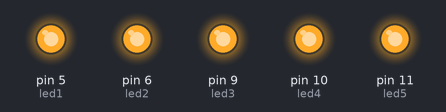
Simulated run of this sketch. Board: Arduino Uno, built with avr-gcc and run on an emulated ATmega328P. Parts: output pins drawn as LEDs (lit = HIGH).

Above: at 0.6 s.
At 2.4 s:
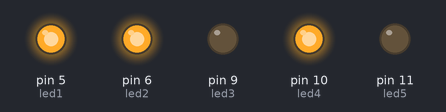
At 4.4 s:
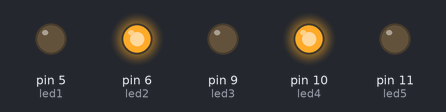
At 8.2 s:
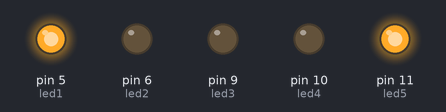
At 12.0 s:
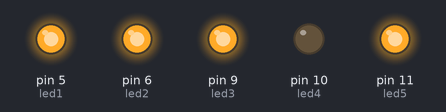
At 16.1 s:
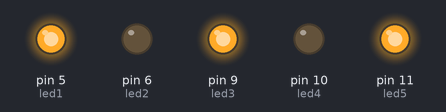
Timing chart, 0 to 16.4 s (numbered marks = the images above):
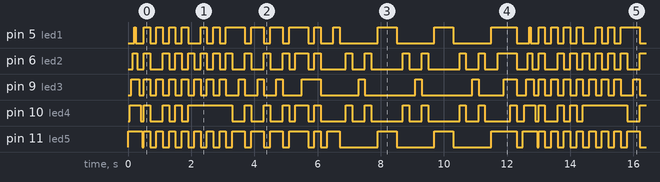

Measured:
- by itself, pin 5 (led1), pin 6 (led2), pin 9 (led3), pin 10 (led4), pin 11 (led5): moves between LOW and HIGH, repeating every 12.5 s
- by itself, everything shown: repeats every 12.5 s, in 66 steps

The sketch:

LEDs_patterns_1.ino
```cpp
/* This script demonstrates how to use LEDs with the Arduino.
There are 9 different patterns that the LEDs can perform. */


int led1 = 5;
int led2 = 6;
int led3 = 9;
int led4 = 10;
int led5 = 11;


void setup() {
  pinMode(led1, OUTPUT);
  pinMode(led2, OUTPUT);
  pinMode(led3, OUTPUT);
  pinMode(led4, OUTPUT);
  pinMode(led5, OUTPUT);
}


void loop() {
  sequence1();
  sequence2();
  sequence3();
  sequence4();
  sequence5();
  wavePattern();
  lastPattern();
  waveLoop();
  finalLoop();
}


// function to perform LEDs pattern 1
void sequence1() {
  for (int i = 5; i >= 1; i--) {
    digitalWrite(ledPin(i), HIGH);
    delay(50);
  }
  for (int i = 1; i <= 5; i++) {
    digitalWrite(ledPin(i), LOW);
    delay(50);
  }
}


// function to perform LEDs pattern 2
void sequence2() {
  all_LEDs(HIGH);
  delay(200);
  all_LEDs(LOW);
  delay(200);
}


// function to perform LEDs pattern 3
void sequence3() {
  for (int i = 0; i < 3; i++) {
    digitalWrite(led1, HIGH);
    digitalWrite(led2, LOW);
    digitalWrite(led3, HIGH);
    digitalWrite(led4, LOW);
    digitalWrite(led5, HIGH);
    delay(200);

    digitalWrite(led1, LOW);
    digitalWrite(led2, HIGH);
    digitalWrite(led3, LOW);
    digitalWrite(led4, HIGH);
    digitalWrite(led5, LOW);
    delay(200);
  }
}


// function to perform LEDs pattern 4
void sequence4() {
  for (int i = 0; i < 3; i++) {
    digitalWrite(led1, LOW);
    digitalWrite(led2, LOW);
    digitalWrite(led3, HIGH);
    digitalWrite(led4, HIGH);
    digitalWrite(led5, HIGH);
    delay(200);

    digitalWrite(led1, HIGH);
    digitalWrite(led2, HIGH);
    digitalWrite(led3, LOW);
    digitalWrite(led4, HIGH);
    digitalWrite(led5, LOW);
    delay(200);
  }
}


// function to perform LEDs pattern 5
void sequence5() {
  for (int i = 0; i < 3; i++) {
    digitalWrite(led1, HIGH);
    digitalWrite(led2, LOW);
    digitalWrite(led3, LOW);
    digitalWrite(led4, LOW);
    digitalWrite(led5, HIGH);
    delay(200);
    digitalWrite(led3, HIGH);
    delay(200);

    digitalWrite(led1, LOW);
    digitalWrite(led2, HIGH);
    digitalWrite(led3, LOW);
    digitalWrite(led4, HIGH);
    digitalWrite(led5, LOW);
    delay(200);
  }
}


// function to perform LEDs pattern 6
void wavePattern() {
  digitalWrite(led2, LOW);
  digitalWrite(led4, LOW);
  digitalWrite(led1, HIGH);
  digitalWrite(led5, HIGH);
  delay(200);
  digitalWrite(led2, HIGH);
  digitalWrite(led4, HIGH);
  delay(200);
  digitalWrite(led3, HIGH);
  delay(200);

  digitalWrite(led2, LOW);
  digitalWrite(led4, LOW);
  digitalWrite(led1, LOW);
  digitalWrite(led5, LOW);
  delay(200);
}


// function to perform LEDs pattern 7
void lastPattern() {
  all_LEDs(HIGH);
  delay(200);
  all_LEDs(LOW);
  delay(200);
}


// function to perform LEDs pattern 8
void waveLoop() {
  for (int i = 0; i < 3; i++) {
    digitalWrite(led5, HIGH);
    delay(200);
    digitalWrite(led1, HIGH);
    delay(200);
    digitalWrite(led5, LOW);
    digitalWrite(led1, LOW);
    delay(200);
    digitalWrite(led2, HIGH);
    digitalWrite(led4, HIGH);
    delay(200);
    digitalWrite(led2, LOW);
    digitalWrite(led4, LOW);
    delay(200);
    digitalWrite(led3, HIGH);
    delay(200);
    digitalWrite(led3, LOW);
    digitalWrite(led2, HIGH);
    digitalWrite(led4, HIGH);
    delay(200);
    digitalWrite(led2, LOW);
    digitalWrite(led4, LOW);
    delay(200);
    digitalWrite(led5, HIGH);
    digitalWrite(led1, HIGH);
    delay(200);
  }
}


// function to perform LEDs pattern 9
void finalLoop() {
  digitalWrite(led2, HIGH);
  delay(200);
  digitalWrite(led3, HIGH);
  delay(200);
  digitalWrite(led4, HIGH);
  delay(200);
  all_LEDs(LOW);
  delay(200);
}


// function to dictate all LEDs with the parameter 'state'
void all_LEDs(bool state) {
  digitalWrite(led1, state);
  digitalWrite(led2, state);
  digitalWrite(led3, state);
  digitalWrite(led4, state);
  digitalWrite(led5, state);
}


// function to map logical LED pins to actual physical pin numbers
// logical pins makes it easier to change the order of the LEDs # in for loops
int ledPin(int num) {
  switch (num) {
    case 1: return led1;
    case 2: return led2;
    case 3: return led3;
    case 4: return led4;
    case 5: return led5;
    default: return -1;
  }
}
```
